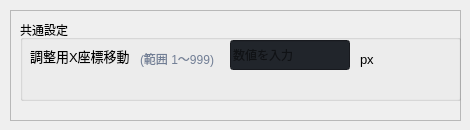
                 <widget class="QWidget" name="page_position">
                  <widget class="QFrame" name="frame_4">
                   <property name="geometry">
                    <rect>
                     <x>10</x>
                     <y>10</y>
                     <width>451</width>
                     <height>111</height>
                    </rect>
                   </property>
                   <property name="sizePolicy">
                    <sizepolicy hsizetype="Fixed" vsizetype="Preferred">
                     <horstretch>0</horstretch>
                     <verstretch>0</verstretch>
                    </sizepolicy>
                   </property>
                   <property name="minimumSize">
                    <size>
                     <width>250</width>
                     <height>50</height>
                    </size>
                   </property>
                   <property name="frameShape">
                    <enum>QFrame::StyledPanel</enum>
                   </property>
                   <property name="frameShadow">
                    <enum>QFrame::Raised</enum>
                   </property>
                   <widget class="QGroupBox" name="groupBox_2">
                    <property name="geometry">
                     <rect>
                      <x>10</x>
                      <y>10</y>
                      <width>441</width>
                      <height>81</height>
                     </rect>
                    </property>
                    <property name="title">
                     <string>共通設定</string>
                    </property>
                    <widget class="QLabel" name="labelBoxBlenderInstalation_3">
                     <property name="geometry">
                      <rect>
                       <x>10</x>
                       <y>27</y>
                       <width>111</width>
                       <height>18</height>
                      </rect>
                     </property>
                     <property name="font">
                      <font>
                       <family>Segoe UI</family>
                       <pointsize>10</pointsize>
                       <weight>50</weight>
                       <italic>false</italic>
                       <bold>false</bold>
                      </font>
                     </property>
                     <property name="styleSheet">
                      <string notr="true"/>
                     </property>
                     <property name="text">
                      <string>調整用X座標移動</string>
                     </property>
                    </widget>
                    <widget class="QLineEdit" name="lineEdit_adjust_x_px">
                     <property name="geometry">
                      <rect>
                       <x>210</x>
                       <y>20</y>
                       <width>120</width>
                       <height>30</height>
                      </rect>
                     </property>
                     <property name="minimumSize">
                      <size>
                       <width>0</width>
                       <height>30</height>
                      </size>
                     </property>
                     <property name="styleSheet">
                      <string notr="true">background-color: rgb(33, 37, 43);</string>
                     </property>
                     <property name="text">
                      <string/>
                     </property>
                     <property name="maxLength">
                      <number>5</number>
                     </property>
                     <property name="placeholderText">
                      <string>数値を入力</string>
                     </property>
                    </widget>
                    <widget class="QLabel" name="labelBoxBlenderInstalation_4">
                     <property name="geometry">
                      <rect>
                       <x>340</x>
                       <y>30</y>
                       <width>16</width>
                       <height>18</height>
                      </rect>
                     </property>
                     <property name="font">
                      <font>
                       <family>Segoe UI</family>
                       <pointsize>10</pointsize>
                       <weight>50</weight>
                       <italic>false</italic>
                       <bold>false</bold>
                      </font>
                     </property>
                     <property name="styleSheet">
                      <string notr="true"/>
                     </property>
                     <property name="text">
                      <string>px</string>
                     </property>
                    </widget>
                    <widget class="QLabel" name="labelVersion_5">
                     <property name="geometry">
                      <rect>
                       <x>120</x>
                       <y>30</y>
                       <width>86</width>
                       <height>18</height>
                      </rect>
                     </property>
                     <property name="styleSheet">
                      <string notr="true">color: rgb(113, 126, 149);</string>
                     </property>
                     <property name="lineWidth">
                      <number>1</number>
                     </property>
                     <property name="text">
                      <string>(範囲 1～999)</string>
                     </property>
                     <property name="alignment">
                      <set>Qt::AlignLeading|Qt::AlignLeft|Qt::AlignVCenter</set>
                     </property>
                    </widget>
                   </widget>
                  </widget>
                 </widget>
